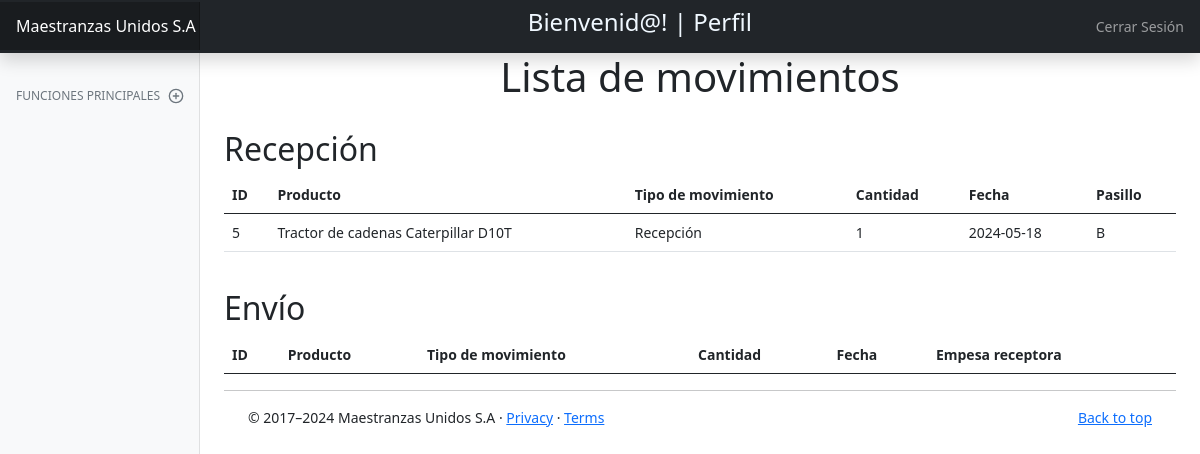
The app's page /movimientos/, older data.
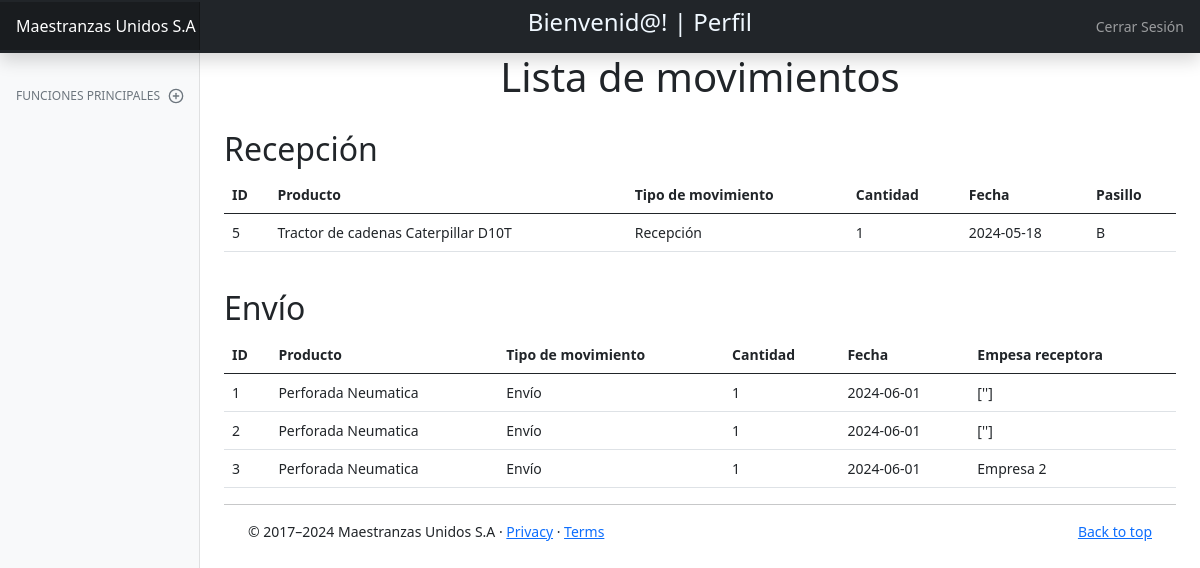
The same page, newer data.
### inventarioweb/models.py (models this page shows, shortened)
class Recepcion(models.Model):
    id = models.AutoField(primary_key=True)
    producto = models.CharField(max_length=100)
    cantidad = models.IntegerField(default=0)
    fecha = models.CharField(max_length=60)
    pasillo = models.CharField(max_length=100)
    movimiento = models.CharField(max_length=100, default=" ")
    class Meta:
        db_table = 'inventarioweb_recepcion'

class Envio(models.Model):
    id = models.AutoField(primary_key=True)
    producto = models.CharField(max_length=100)
    cantidad = models.IntegerField(default=0)
    fecha = models.CharField(max_length=60)
    empresa = models.CharField(max_length=100)
    movimiento = models.CharField(max_length=100, default=" ")
    class Meta:
        db_table = 'inventarioweb_envio'

### inventarioweb/views.py (the view)
# urls.py: path('movimientos/', views.movimientos, name="movimientos"),
def movimientos(request):
    envios = Envio.objects.all()
    recepciones = Recepcion.objects.all()
    return render(request, 'movimientos.html', {'recepciones': recepciones, "envios":envios})

### inventarioweb/context_processors.py (called while the page is built, shortened)
def get_user_groups(request):
    user = SimpleLazyObject(lambda: getattr(request, 'user', None))
    if user is None or isinstance(user, AnonymousUser):
        return {}

def user_groups_context_processor(request):
    groups = get_user_groups(request)
    return groups

### inventarioweb/templates/movimientos.html
{%extends 'dashboard.html'%}
{%block content%}
<div class="text-center">
    <h1>Lista de movimientos</h1>
</div>
<br>
<h2>Recepción</h2>
<table class="table">
    <thead>
      <tr>
        <th>ID</th>
        <th>Producto</th>
        <th>Tipo de movimiento</th>
        <th>Cantidad</th>
        <th>Fecha</th>
        <th>Pasillo</th>
      </tr>
    </thead>
    <tbody>
      {% for item in recepciones %}
      <tr>
        <td>{{ item.id }}</td>
        <td>{{ item.producto }}</td>
        <td>{{ item.movimiento }}</td>
        <td>{{ item.cantidad }}</td>
        <td>{{ item.fecha }}</td>
        <td>{{ item.pasillo }}</td>
      </tr>
      {% endfor %}
    </tbody>
  </table>
  <br>
  <h2>Envío</h2>
  <table class="table">
      <thead>
        <tr>
          <th>ID</th>
          <th>Producto</th>
          <th>Tipo de movimiento</th>
          <th>Cantidad</th>
          <th>Fecha</th>
          <th>Empesa receptora</th>
        </tr>
      </thead>
      <tbody>
        {% for item in envios %}
        <tr>
          <td>{{ item.id }}</td>
          <td>{{ item.producto }}</td>
          <td>{{ item.movimiento }}</td>
          <td>{{ item.cantidad }}</td>
          <td>{{ item.fecha }}</td>
          <td>{{ item.empresa }}</td>
        </tr>
        {% endfor %}
      </tbody>
    </table>
{%endblock%}

Row changes from the older to the newer data that the page shows:
added Envio: id "1", producto "Perforada Neumatica", movimiento "Envío", cantidad "1", fecha "2024-06-01", empresa "['']"
added Envio: id "2", producto "Perforada Neumatica", movimiento "Envío", cantidad "1", fecha "2024-06-01", empresa "['']"
added Envio: id "3", producto "Perforada Neumatica", movimiento "Envío", cantidad "1", fecha "2024-06-01", empresa "Empresa 2"
